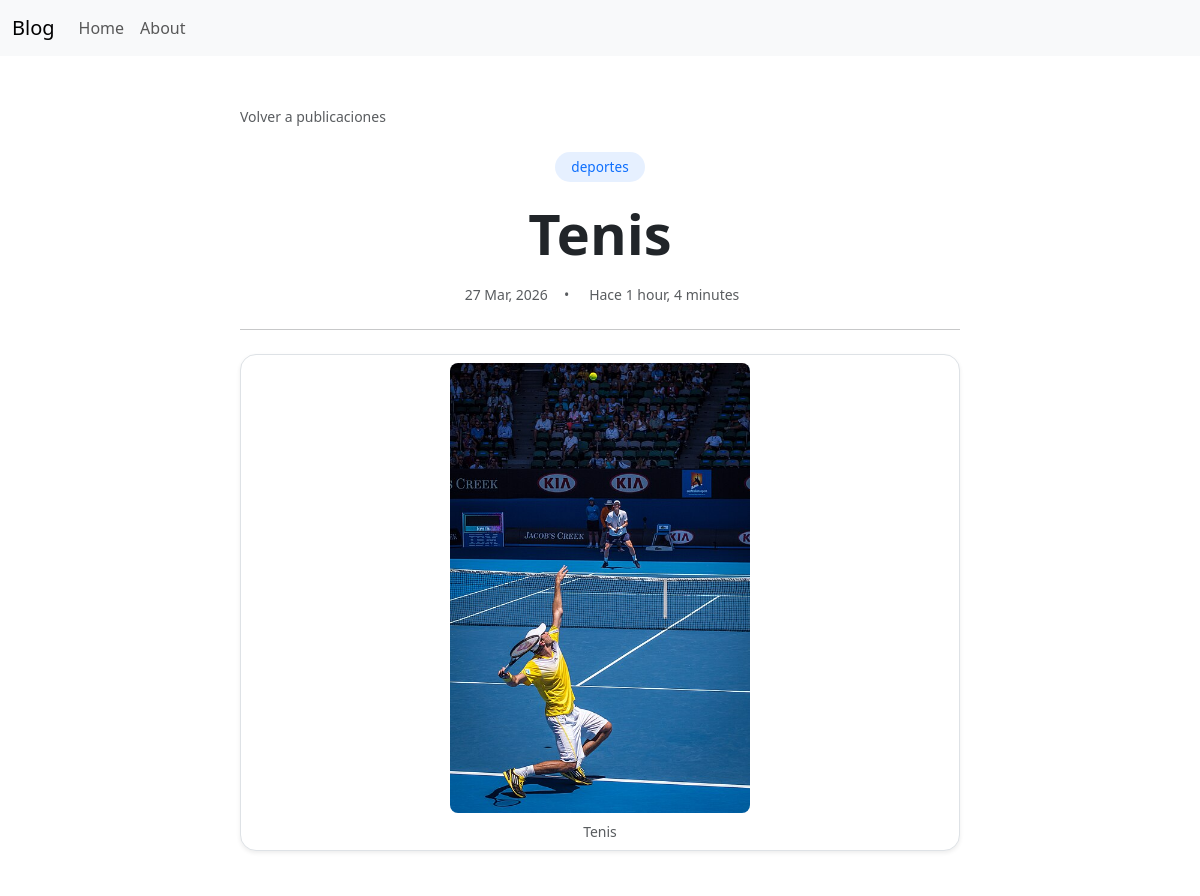
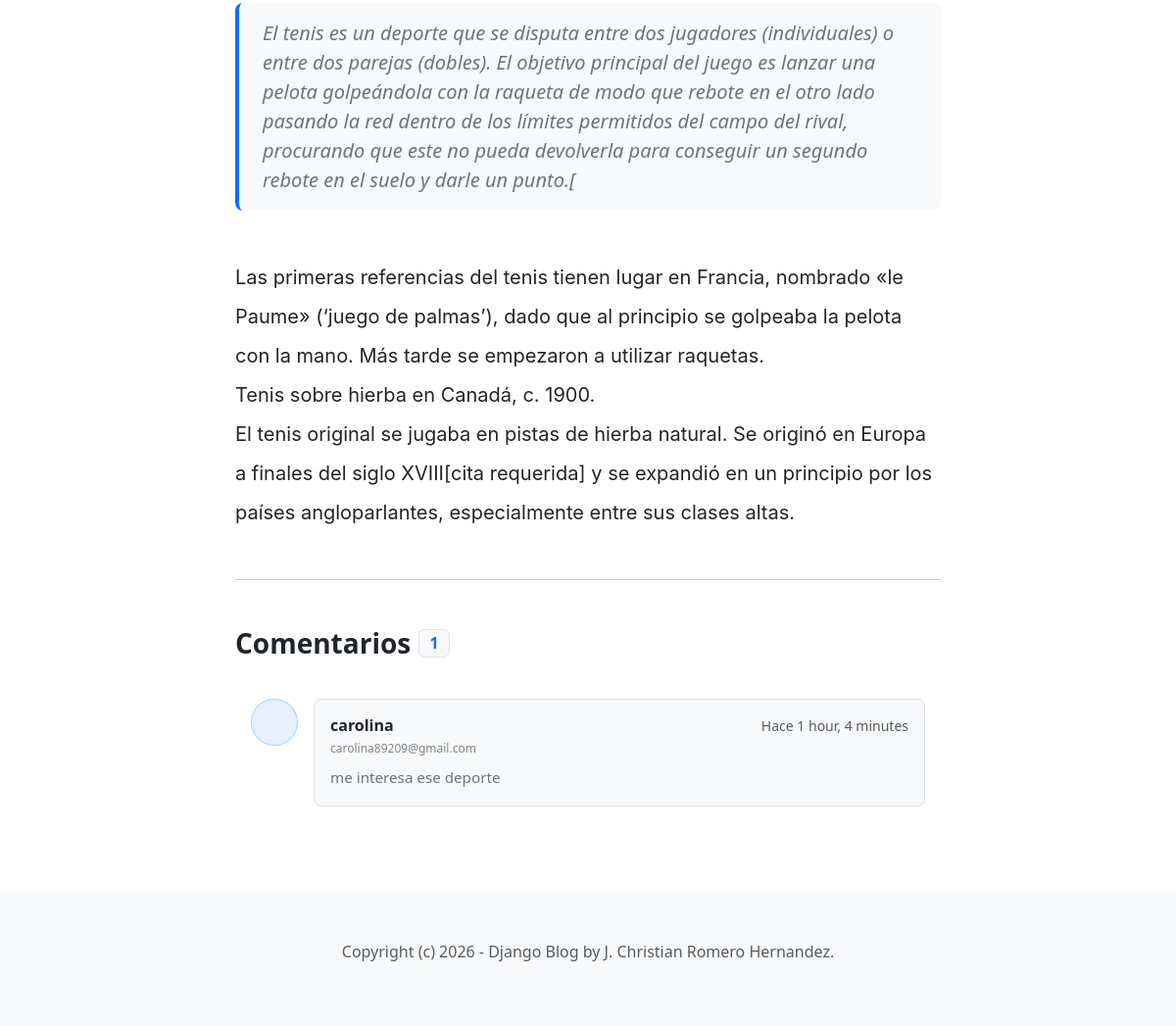
The page /blog/10/ on the database its author committed (2 pictures, top to bottom).
### blog/models.py (models this page shows, shortened)
class Post(models.Model):
    ACTIVE = 'active'
    DRAFT = 'draft'
    CHOICES_STATUS = [
        (ACTIVE, 'Active'),
        (DRAFT, 'Draft'),
    ]
    category = models.ForeignKey(Category, related_name='posts', on_delete=models.CASCADE)
    title = models.CharField(max_length=225)
    intro = models.TextField()
    body = models.TextField()
    created_at = models.DateTimeField(auto_now_add=True)
    status = models.CharField(max_length=10, choices=CHOICES_STATUS, default=ACTIVE)
    image = models.ImageField(upload_to='upload', blank=True, null=True)

class Category(models.Model):
    title = models.CharField(max_length=225)
    slug = models.SlugField()
    class Meta:
        ordering = ('title',)
        verbose_name_plural = 'Categories'
    def __str__(self):
        return self.title

class Comment(models.Model):
    post = models.ForeignKey(Post, related_name='comments', on_delete=models.CASCADE)
    name = models.CharField(max_length=225)
    email = models.EmailField()
    body = models.TextField()
    created_at = models.DateTimeField(auto_now_add=True)

### blog/views.py (the view)
# urls.py: path('blog/<int:id>/', detail ,name='post_detail')
def detail(request, id ):
    post = get_object_or_404(Post, id=id, status=Post.ACTIVE)
    context = {
        'post': post,
    }
    return render(request, 'blog/detail.html', context)

### blog/templates/blog/detail.html (shortened to what this page needs)
{% extends 'blog/base.html' %}
{% block content %}
<div class="container py-5">
    <div class="row justify-content-center">
        <div class="col-lg-8">
            <nav aria-label="breadcrumb" class="mb-4">
                <a href="{% url 'home' %}" class="text-decoration-none text-muted small transition-all hover-link">
                     Volver a publicaciones
                </a>
            </nav>
            <article class="blog-post">
                <header class="mb-4 text-center"> <div class="mb-3">
                        <span class="badge rounded-pill bg-primary bg-opacity-10 text-primary px-3 py-2 fs-7 fw-medium">
                            {{ post.category }}
                        </span>
                    </div>
                    <h1 class="display-4 fw-extrabold mb-3 lh-sm text-dark">{{ post.title }}</h1>
                    <div class="text-muted d-flex align-items-center gap-3 justify-content-center small">
                        <span> {{ post.created_at|date:"d M, Y" }}</span>
                        <span>•</span>
                        <span> Hace {{ post.created_at|timesince }}</span>
                    </div>
                </header>
                <hr class="my-4 opacity-25">
                {% if post.image %}
                <div class="d-flex justify-content-center mb-5 mt-4 p-2 bg-white rounded-4 shadow-sm border">
                    <figure class="figure m-0 text-center">
                        <img src="{{post.image.url}}"
                             class="figure-img img-fluid rounded-3 m-0"
                             alt="{{post.title}}"
                             style="max-height: 450px; width: auto; object-fit: contain;">
                        <figcaption class="figure-caption text-center mt-2 small text-muted italic">
                            {{ post.title }}
                        </figcaption>
                    </figure>
                </div>
                {% endif %}
                <div class="lead fw-normal text-secondary mb-5 px-4 py-3 bg-light rounded-3 border-start border-4 border-primary quote-container">
                    {{ post.intro }}
                </div>
                <div class="post-body lh-lg fs-5 mb-5 text-dark">
                    {{ post.body|linebreaks }}
                </div>
            </article>
            <hr class="my-5 opacity-25">
            <section id="comments">
                <h3 class="mb-4 d-flex align-items-center fw-bold">
                    Comentarios
                    <span class="badge bg-light text-primary ms-2 fs-6 border">{{ post.comments.count }}</span>
                </h3>
                {% for comment in post.comments.all %}
                <div class="d-flex mb-4 p-3 rounded-3 hover-bg-light transition-all">
                    <div class="flex-shrink-0">
                        <div class="bg-primary bg-opacity-10 rounded-circle d-flex align-items-center justify-content-center border border-primary border-opacity-25"
                             style="width: 48px; height: 48px;">
                        </div>
                    </div>
                    <div class="flex-grow-1 ms-3">
                        <div class="p-3 bg-light rounded-3 border">
                            <div class="d-flex justify-content-between align-items-center mb-1">
                                <h6 class="mb-0 fw-bold text-dark">{{ comment.name }}</h6>
                                <small class="text-muted small">Hace {{ comment.created_at|timesince }}</small>
                            </div>
                            <div class="text-muted small mb-2 opacity-75" style="font-size: 0.75rem;">{{ comment.email }}</div>
                            <p class="mb-0 text-secondary" style="font-size: 0.95rem; line-height: 1.6;">
                                {{ comment.body }}
                            </p>
                        </div>
                    </div>
                </div>
                {% empty %}
                <div class="text-center py-4 bg-light rounded-3 border border-dashed">
                    <i class="bi bi-chat-left-dots text-muted fs-1"></i>
                    <p class="text-muted mt-2">Sé el primero en dejar un comentario.</p>
                </div>
                {% endfor %}
            </section>
        </div>
    </div>
</div>
{% endblock %}

### blog/templates/blog/detail.html (style rules this page uses)
.post-body { color: #1a1a1a; font-family: 'SF Pro Display', -apple-system, BlinkMacSystemFont, 'Segoe UI', Roboto, Oxygen, Ubuntu, Cantarell, 'Open Sans', 'Helvetica Neue', sans-serif; }
.post-body p { margin-bottom: 1.75rem; }
.img-fluid { image-rendering: -webkit-optimize-contrast; image-rendering: crisp-edges; }
.fs-7 { font-size: 0.85rem; }
.fw-extrabold { font-weight: 800; }
.transition-all { transition: all 0.3s ease-in-out; }
.quote-container { font-style: italic; }

### rows shown on the page
Post: category "deportes", title "Tenis", created_at "27 Mar, 2026", created_at "1 hour, 4 minutes", image (picture), intro "El tenis es un deporte que se disputa entre dos jugadores (individuales) o entre dos parejas (dobles). El objetivo principal del juego es lanzar una pelota golpeándola con la raqueta de modo que rebote en el otro lado pasando la red dentro de los límites permitidos del campo del rival, procurando que este no pueda devolverla para conseguir un segundo rebote en el suelo y darle un punto.[", body "Las primeras referencias del tenis tienen lugar en Francia, nombrado «le Paume» (‘juego de palmas’), dado que al principio se golpeaba la pelota con la mano. Más tarde se empezaron a utilizar raquetas. Tenis sobre hierba en Canadá, c. 1900. El tenis original se jugaba en pistas de hierba natural. Se originó en Europa a finales del siglo XVIII[cita requerida] y se expandió en un principio por los países angloparlantes, especialmente entre sus clases altas.", comments.count "1"
Comment: name "carolina", created_at "1 hour, 4 minutes", email "carolina89209@gmail.com", body "me interesa ese deporte"
